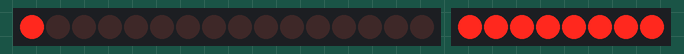
This sketch was run on a simulated Arduino Uno, built with avr-gcc and run on an emulated ATmega328P. Shown: 16 shift-register outputs drawn as a row of LEDs (first output left, lit = HIGH), 8 shift-register outputs drawn as a row of LEDs (first output left, lit = HIGH). Wiring (inferred from the names in the program): 2 × shift register (74HC595): data pin 12; shift clock pin 13; latch pin 8. Wiring (inferred from the signals the program sends): row of LEDs: on Q0, Q1, Q2, Q3, Q4, Q5, Q6, Q7, Q8, Q9, Q10, Q11, Q12, Q13, Q14, Q15.

Above: at 0.2 s.
At 1.2 s:
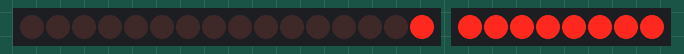
At 2.2 s:
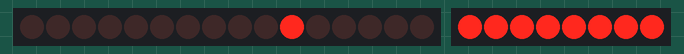
At 3.2 s:
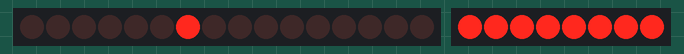
At 4.7 s:
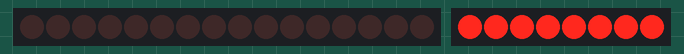
Timing chart, 0 to 5.2 s (numbered marks = the images above):
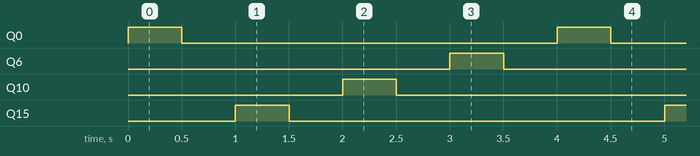

Measured:
- by itself, Q0, Q6, Q10, Q15: alternates HIGH for 0.50 s and LOW for 3.5 s
- by itself, everything shown: repeats every 4.0 s, in 8 steps

The sketch:

Select_line.ino
```cpp
int clockPin = 13; //IC Pin 11, Yellow Jumper
int dataPin = 12; //IC Pin 14, Blue Jumper
int latchPin = 8; //IC Pin 12, Green Jumper


int SclockPin = 11; //IC Pin 11, Yellow Jumper
int SdataPin = 10; //IC Pin 14, Blue Jumper

void setup()
{
  pinMode(latchPin, OUTPUT);
  pinMode(clockPin, OUTPUT);
  pinMode(dataPin, OUTPUT);

  pinMode(SclockPin, OUTPUT);
  pinMode(SdataPin, OUTPUT);
}

void loop()
{
  Select(15, 1);
  delay(500);
  Select(15, 0);
  delay(500);
  Select(0, 1);
  delay(500);
  Select(0, 0);
  delay(500);
  Select(5, 1);
  delay(500);
  Select(5, 0);
  delay(500);
  Select(9, 1);
  delay(500);
  Select(9, 0);
  delay(500);
}

void Select(int led, int state)
{
  byte data[8] = {
  B1,
  B10,
  B100,
  B1000,
  B10000,
  B100000,
  B1000000,
  B10000000
};

  if (led < 7)
  {
    if (state == 1)
    {
      digitalWrite(latchPin, LOW);
      shiftOut(SdataPin, SclockPin, LSBFIRST, B11111111);
      shiftOut(dataPin, clockPin, LSBFIRST, ~data[led]);      //For the last 8 leds
      shiftOut(dataPin, clockPin, LSBFIRST, ~0x00);     //For the first 8 leds
      digitalWrite(latchPin, HIGH);
    }
    else
    {
      digitalWrite(latchPin, LOW);
      shiftOut(SdataPin, SclockPin, LSBFIRST, B11111111);
      shiftOut(dataPin, clockPin, LSBFIRST, ~0x00);      //For the last 8 leds
      shiftOut(dataPin, clockPin, LSBFIRST, ~0x00);     //For the first 8 leds
      digitalWrite(latchPin, HIGH);
    }
  }
  if (led > 7 && led < 16)
  {
    led=map(led ,7 ,15 ,0 ,7);
    if (state == 1)
    {
      digitalWrite(latchPin, LOW);
      shiftOut(SdataPin, SclockPin, LSBFIRST, B11111111);
      shiftOut(dataPin, clockPin, LSBFIRST, ~0x00);      //For the last 8 leds
      shiftOut(dataPin, clockPin, LSBFIRST, ~data[led]);     //For the first 8 leds
      digitalWrite(latchPin, HIGH);
    }
    else
    {
      digitalWrite(latchPin, LOW);
      shiftOut(SdataPin, SclockPin, LSBFIRST, B11111111);
      shiftOut(dataPin, clockPin, LSBFIRST, ~0x00);      //For the last 8 leds
      shiftOut(dataPin, clockPin, LSBFIRST, ~0x00);     //For the first 8 leds
      digitalWrite(latchPin, HIGH);
    }
  }
}
```
